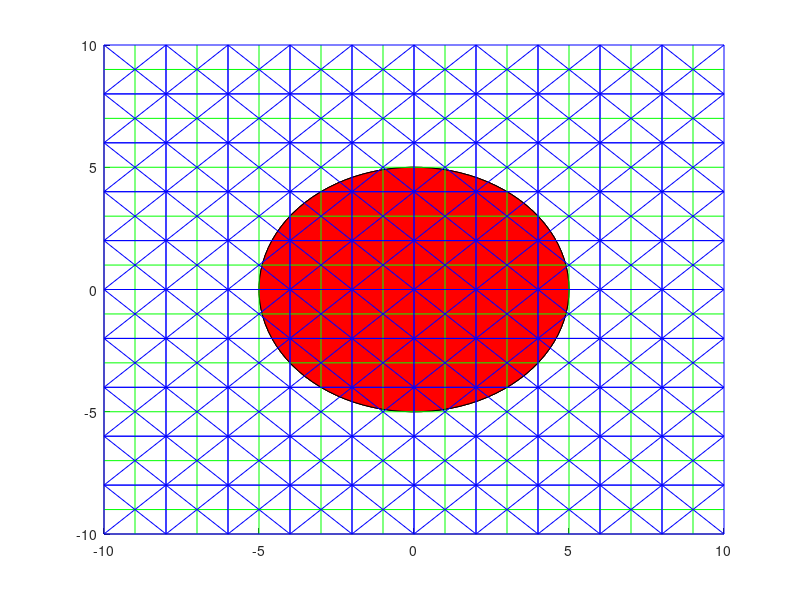

The MATLAB source for this figure:
clc;
clear;

colors = {'b','r','g','y','k'};

hold on;


r = 5;
xc = 0;
yc = 0;

theta = linspace(0,2*pi);
%theta = 0:0.1:2*pi;
x_t = r*cos(theta) + xc;
y_t = r*sin(theta) + yc;

X=x_t;
Y=y_t;

plot(X,Y,'Color',colors{2}) %rasm 

fill(X,Y,[1 1 1])

%patch(X,Y);

patch(X,Y,'red')

for p=-10:2:8
    for q=-10:2:8

x=1+p;
y=1+q;

y_max=2+q;
x_max=2+p;

y_min=0+q;
x_min=0+p;

plot([x x],[y_min y_max],'Color',colors{3})        % mehvar tagharon amoodi moraba
plot([x_min x_max],[y y],'Color',colors{3})        % mehvar tagharon ofoghiii moraba
plot([x_min x_min],[y_min y_max],'Color',colors{1}) %yal samt chap moraba
plot([x_max x_max],[y_min y_max],'Color',colors{1}) %yal samt rast moraba
plot([x_min x_max],[y_max y_max],'Color',colors{1}) %yal balaii moraba
plot([x_min x_max],[y_min y_min],'Color',colors{1}) %yal paaiinii moraba
plot([x_min x_max],[y_min y_max],'Color',colors{1}) %ghoter min be max
plot([x_min x_max],[y_max y_min],'Color',colors{1}) %ghoter min be max

% 
% fill(x,y,[1 1 1])
% 
% %patch(X,Y);
% 
% patch(x,y,'red')


    end
end

%patch(-x_t',-y_t','-b')


% figure
% fill(X,Y,[1 1 1])
% 

%
% X_C=imcomplement(-X);
% Y_C=imcomplement(-Y);
%colormap();
%pcolor(X)


%fill(X,Y)

